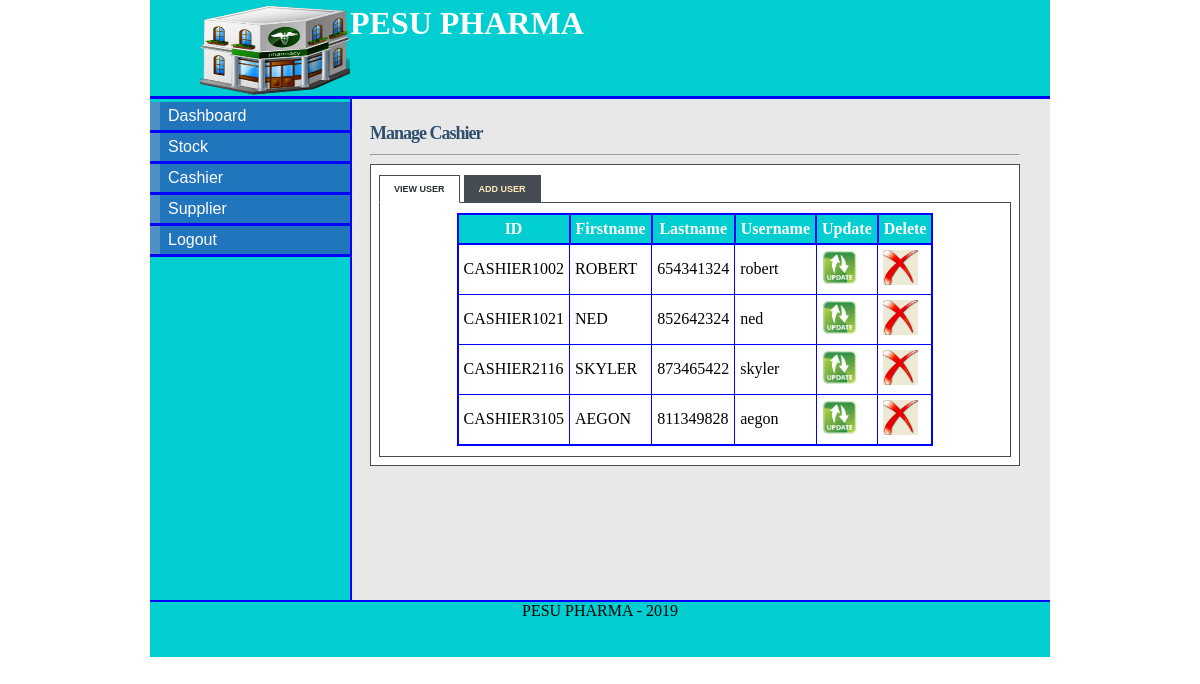
The app's page /admin_cashier.php (signed in) with its own data.
### tables this page shows
CREATE TABLE IF NOT EXISTS `CASHIER` (
  `cashier_id` VARCHAR(12) NOT NULL,
  `cashier_name` VARCHAR(15) NOT NULL,
  `cashier_sex` CHAR(1),
  `cashier_phone` INT NOT NULL,
  `username` varchar(10) NOT NULL,
  `password` varchar(10) NOT NULL,
  `admin_id` VARCHAR(10) NOT NULL,
  PRIMARY KEY(`cashier_id`),
  FOREIGN KEY(`admin_id`)REFERENCES ADMINISTRATOR(`admin_id`)
 );

### admin_cashier.php (the view, shortened to what this page needs)
<!DOCTYPE html>
<html>
<head>
<link rel="stylesheet" type="text/css" href="style/mystyle.css">
<link rel="stylesheet" href="style/style.css" type="text/css" media="screen" />
<link rel="stylesheet" href="style/table.css" type="text/css" media="screen" />
</head>
<body>
<div id="content">
<div id="header">
<h1><a href="#"><img src="images/hd_logo.jpg"></a>  PESU PHARMA</h1></div>
<div id="left_column">
<div id="button">
<ul>
			<li><a href="admin.php">Dashboard</a></li>
            <li><a href="stock.php">Stock</a></li>
			<li><a href="admin_cashier.php">Cashier</a></li>
			<li><a href="admin_supplier.php">Supplier</a></li>
			<li><a href="logout.php">Logout</a></li>
		</ul>
</div>
		</div>
<div id="main">
<div id="tabbed_box" class="tabbed_box">
    <h4>Manage Cashier</h4>
<hr/>
    <div class="tabbed_area">
        <ul class="tabs">
            <li><a href="javascript:tabSwitch('tab_1', 'content_1');" id="tab_1" class="active">View User</a></li>
            <li><a href="javascript:tabSwitch('tab_2', 'content_2');" id="tab_2">Add User</a></li>
        </ul>
        <div id="content_1" class="content">
		<?php
        include_once('connect_db.php');
        $result = mysqli_query($con,"SELECT * FROM CASHIER")
                or die(mysqli_error($con));
        echo "<table border='1' cellpadding='5' align='center'>";
        echo "<tr> <th>ID</th><th>Firstname </th> <th>Lastname </th> <th>Username </th><th>Update </th><th>Delete</th></tr>";
        while($row = mysqli_fetch_array( $result )) {
                echo "<tr>";
                echo '<td>' . $row['cashier_id'] . '</td>';
                echo '<td>' . $row['cashier_name'] . '</td>';
				echo '<td>' . $row['cashier_phone'] . '</td>';
				echo '<td>' . $row['username'] . '</td>';
				?>
				<td><a href="update_cashier.php?username=<?php echo $row['username']?>"><img src="images/update-icon.png" width="35" height="35" border="0" /></a></td>
				<td><a href="delete_cashier.php?cashier_id=<?php echo $row['cashier_id']?>"><img src="images/delete-icon.jpg" width="35" height="35" border="0" /></a></td>
				<?php
		}
        echo "</table>";
?>
        </div>
    </div>
</div>
</div>
<div id="footer" align="Center"> PESU PHARMA - 2019</div>
</div>
</body>
</html>

### style/mystyle.css (style rules this page uses)
body { margin-top: 0px; padding-top: 0px; }
#content { margin-left: auto; margin-right: auto; background: #E8E8E8; width: 900px; height: 600px; }
#header { width: 900px; height: 96px; background: #00CED1; border-bottom: solid 3px blue; }
#header h1 { margin: 0px; padding-top: 5px; margin-left: 50px; color: #fff; }
#header img { float:left; height: 90px; width: 150px; }
#left_column { clear: all; float: left; width: 200px; height: 501px; background: #00CED1; border-right:solid 2px blue; }
#main { clear: all; width: 780px; height: 470px; background: #E8E8E8; }
#button { width: 12.5em; padding: 0 0 1em 0; margin-top: 0.2em; margin-bottom: 1em; font-family: 'Trebuchet MS', 'Lucida Grande', Verdana, Arial, Sans-serif; background: #00CED1; color: #333; }
#button ul { list-style: none; margin: 0; padding: 0; border: none; }
#button li { border-bottom: 3px solid blue; margin: 0; list-style: none; list-style-image: none; }
#button li a { display: block; padding: 5px 5px 5px 0.5em; border-left: 10px solid #508fc4; border-right: 10px solid #2175bc; background-color: #2175bc; color: #fff; text-decoration: none; width: 100%; }
html>body #button li a { width: auto; }
#footer { width: 900px; height: 55px; background: #00CED1; clear: all; border-top: solid 2px blue; }

### style/style.css (style rules this page uses)
#tabbed_box { margin: 0px auto 0px 220px; width: 650px; }
.tabbed_box h4 { font-size: 18px; color:#2F4F6F; letter-spacing:-1px; margin-bottom:10px; }
.tabbed_area { border: 1px solid #494e52; background-color: #fff; padding: 8px; }
ul.tabs { margin: 0px; padding: 0px; margin-top: 5px; margin-bottom: 6px; }
ul.tabs li { list-style: none; display: inline; }
ul.tabs li a { background-color: #464c54; color: #ffebb5; padding: 8px 14px 8px 14px; text-decoration: none; font-size: 9px; font-family: Verdana, Arial, Helvetica, sans-serif; font-weight: bold; text-transform: uppercase; border: 1px solid #464c54; }
ul.tabs li a.active { background-color: #ffffff; color: #282e32; border: 1px solid #464c54; border-bottom: 1px solid #ffffff; }
.content { background-color: #ffffff; padding: 10px; border: 1px solid #464c54; }

### style/table.css (style rules this page uses)
table { border-collapse:collapse; }
table,th { border: 2px solid blue; }
th { background-color: #00CED1; color:white; }

### admin_cashier.php (style rules this page uses)
#main { height: 477px; }

### records on screen
cashier: cashier_id "CASHIER1002", cashier_name "ROBERT", cashier_phone "654341324", username "robert"
cashier: cashier_id "CASHIER1021", cashier_name "NED", cashier_phone "852642324", username "ned"
cashier: cashier_id "CASHIER2116", cashier_name "SKYLER", cashier_phone "873465422", username "skyler"
cashier: cashier_id "CASHIER3105", cashier_name "AEGON", cashier_phone "811349828", username "aegon"
